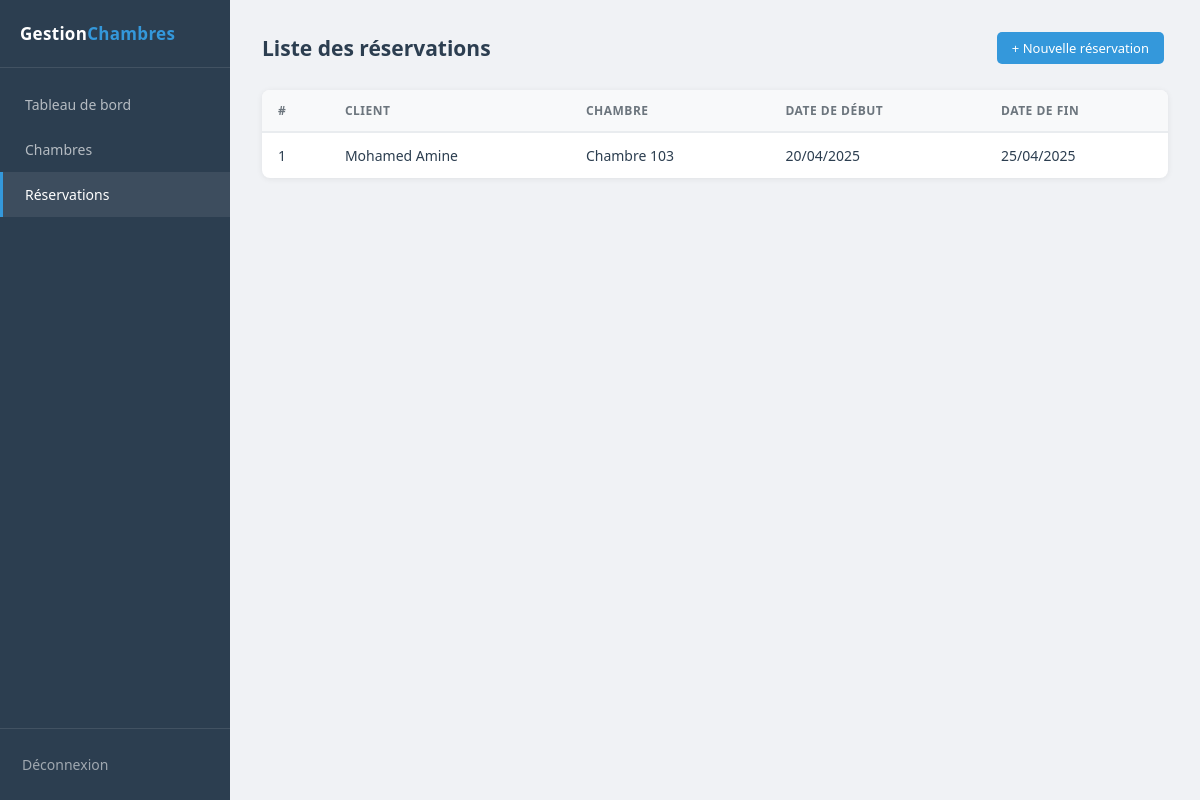
/reservations/index.php (signed in), run on the app's committed database.
### tables this page shows
CREATE TABLE IF NOT EXISTS reservations (
    id         INT          AUTO_INCREMENT PRIMARY KEY,
    chambre_id INT          NOT NULL,
    client     VARCHAR(100) NOT NULL,
    date_debut DATE         NOT NULL,
    date_fin   DATE         NOT NULL,
    FOREIGN KEY (chambre_id) REFERENCES chambres(id) ON DELETE CASCADE
);

CREATE TABLE IF NOT EXISTS chambres (
    id     INT           AUTO_INCREMENT PRIMARY KEY,
    numero VARCHAR(10)   NOT NULL,
    prix   DECIMAL(10,2) NOT NULL,
    statut ENUM('disponible', 'occupee') NOT NULL DEFAULT 'disponible'
);

### reservations/index.php (the view, shortened to what this page needs)
<?php
require_once __DIR__ . '/../config/database.php';
$reservations = $conn->query("
    SELECT r.id, r.client, r.date_debut, r.date_fin, c.numero AS chambre_numero
    FROM reservations r
    JOIN chambres c ON r.chambre_id = c.id
    ORDER BY r.date_debut DESC
");
$page_title = 'Liste des réservations';
require_once __DIR__ . '/../includes/header.php';
?>
<div class="page-header">
    <h1><?= $page_title ?></h1>
    <a href="<?= BASE_URL ?>/reservations/ajouter.php" class="btn btn-primary">+ Nouvelle réservation</a>
</div>
<div class="table-box">
    <table>
        <thead>
            <tr>
                <th>#</th>
                <th>Client</th>
                <th>Chambre</th>
                <th>Date de début</th>
                <th>Date de fin</th>
            </tr>
        </thead>
        <tbody>
        <?php if ($reservations->num_rows === 0): ?>
            <tr>
                <td colspan="5" style="text-align:center;color:#aaa;padding:30px;">
                    Aucune réservation enregistrée.
                </td>
            </tr>
        <?php else: ?>
            <?php while ($r = $reservations->fetch_assoc()): ?>
            <tr>
                <td><?= $r['id'] ?></td>
                <td><?= htmlspecialchars($r['client']) ?></td>
                <td>Chambre <?= htmlspecialchars($r['chambre_numero']) ?></td>
                <td><?= date('d/m/Y', strtotime($r['date_debut'])) ?></td>
                <td><?= date('d/m/Y', strtotime($r['date_fin'])) ?></td>
            </tr>
            <?php endwhile; ?>
        <?php endif; ?>
        </tbody>
    </table>
</div>
<?php require_once __DIR__ . '/../includes/footer.php'; ?>

### assets/style.css (style rules this page uses)
* { margin: 0; padding: 0; box-sizing: border-box; }
body { font-family: 'Segoe UI', Tahoma, Geneva, Verdana, sans-serif; background: #f0f2f5; color: #2c3e50; display: flex; min-height: 100vh; }
.page-header { display: flex; align-items: center; justify-content: space-between; margin-bottom: 26px; }
.page-header h1 { font-size: 21px; font-weight: 600; color: #2c3e50; }
.table-box { background: #fff; border-radius: 8px; box-shadow: 0 1px 6px rgba(0, 0, 0, 0.07); overflow: hidden; }
.table-box table { width: 100%; border-collapse: collapse; }
.table-box th { background: #f8f9fa; padding: 12px 16px; text-align: left; font-size: 12px; font-weight: 600; color: #6c757d; text-transform: uppercase; letter-spacing: 0.5px; border-bottom: 2px solid #e9ecef; }
.table-box td { padding: 13px 16px; font-size: 14px; border-bottom: 1px solid #f2f2f2; }
.table-box tr:last-child td { border-bottom: none; }
.btn { display: inline-block; padding: 7px 15px; border: none; border-radius: 5px; font-size: 13px; font-weight: 500; cursor: pointer; text-decoration: none; transition: opacity 0.2s; margin-right: 4px; font-family: inherit; }
.btn-primary { background: #3498db; color: #fff; }

### data on the page
reservations: id "1", client "Mohamed Amine", chambre.numero "103", date_debut "20/04/2025", date_fin "25/04/2025"

### other printed values
$page_title "Liste des réservations"
